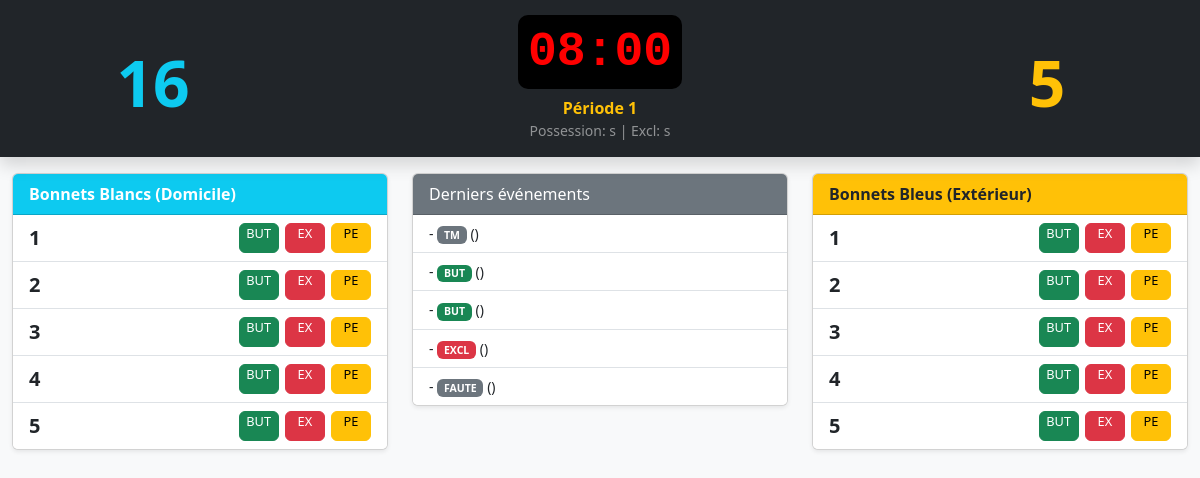
Screenshot of /match/17/ with the database file from the repository.
### gestion/models.py (models this page shows)
class Match(models.Model):
    date_match = models.DateTimeField(auto_now_add=True)
    lieu = models.CharField(max_length=100, default="Piscine")
    nom_equipe_domicile = models.CharField(max_length=100)
    equipe_domicile_origine = models.ForeignKey(Equipe, on_delete=models.SET_NULL, null=True, blank=True, related_name='matchs_dom')
    nom_equipe_exterieur = models.CharField(max_length=100)
    equipe_exterieur_origine = models.ForeignKey(Equipe, on_delete=models.SET_NULL, null=True, blank=True, related_name='matchs_ext')
    duree_periode = models.IntegerField(default=8)
    temps_possession = models.IntegerField(default=28)
    temps_exclusion = models.IntegerField(default=20)
    nb_temps_mort = models.IntegerField(default=2)
    score_domicile = models.IntegerField(default=0)
    score_exterieur = models.IntegerField(default=0)
    periode_actuelle = models.IntegerField(default=1)
    compo_validee = models.BooleanField(default=False)
    chrono_en_cours = models.BooleanField(default=False)
    temps_restant = models.IntegerField(default=480) # En secondes (8 min * 60)
    dernier_top_chrono = models.DateTimeField(null=True, blank=True)

class Participation(models.Model):
    match = models.ForeignKey(Match, on_delete=models.CASCADE, related_name="participants")
    numero_bonnet = models.IntegerField()
    nom = models.CharField(max_length=50)
    prenom = models.CharField(max_length=50)
    equipe_concernee = models.CharField(max_length=10) # 'DOM' ou 'EXT'
    est_exclu = models.BooleanField(default=False)
    fin_exclusion = models.DateTimeField(null=True, blank=True)
    nb_fautes_personnelles = models.IntegerField(default=0)
    est_exclu_definitif = models.BooleanField(default=False)

class Evenement(models.Model):
    TYPES = [
        ('BUT', 'But'),
        ('EXCL', 'Exclusion Temporaire'),
        ('EDA', 'Exclusion Définitive'),
        ('TM', 'Temps Mort')
    ]
    match = models.ForeignKey(Match, on_delete=models.CASCADE)
    joueur = models.ForeignKey(Participation, on_delete=models.SET_NULL, null=True, blank=True)
    type_action = models.CharField(max_length=10, choices=TYPES)
    equipe_attribuee = models.CharField(max_length=10, null=True)
    heure_creation = models.DateTimeField(auto_now_add=True)
    chrono_match = models.CharField(max_length=10, default="00:00")

### gestion/views.py (the view)
# urls.py: path('match/<int:match_id>/', views.tableau_bord, name='tableau_bord'),
def tableau_bord(request, match_id):
    match = get_object_or_404(Match, id=match_id)
    joueurs_dom = Participation.objects.filter(match=match, equipe_concernee='DOM').order_by('numero_bonnet')
    joueurs_ext = Participation.objects.filter(match=match, equipe_concernee='EXT').order_by('numero_bonnet')
    events = Evenement.objects.filter(match=match).order_by('-id')[:5]
    return render(request, 'gestion/tableau_bord.html', {'match': match, 'joueurs_dom': joueurs_dom, 'joueurs_ext': joueurs_ext, 'events': events})

### gestion/templates/gestion/tableau_bord.html (shortened to what this page needs)
<!DOCTYPE html>
<html lang="fr">
<head>
    <link href="https://cdn.jsdelivr.net/npm/bootstrap@5.3.0/dist/css/bootstrap.min.css" rel="stylesheet">
</head>
<body class="bg-light">
    <div class="container-fluid bg-dark text-white p-3 sticky-top shadow">
        <div class="row text-center align-items-center">
            <div class="col-3">
                <div class="score-box text-info">{{ match.score_domicile }}</div>
            </div>
            <div class="col-6">
                <span class="chrono">08:00</span>
                <div class="mt-2 text-warning fw-bold">Période {{ match.periode_actuelle }}</div>
                <div class="small text-white-50">Possession: {{ match.config.temps_possession }}s | Excl: {{ match.config.temps_exclusion }}s</div>
            </div>
            <div class="col-3">
                <div class="score-box text-warning">{{ match.score_exterieur }}</div>
            </div>
        </div>
    </div>
    <div class="container-fluid mt-3">
        <div class="row">
            <div class="col-md-4">
                <div class="card shadow-sm">
                    <div class="card-header bg-info text-white fw-bold">Bonnets Blancs (Domicile)</div>
                    <ul class="list-group list-group-flush">
                        {% for p in joueurs_dom %}
                        <li class="list-group-item d-flex justify-content-between align-items-center py-2">
                            <span class="fw-bold fs-5" style="width: 30px;">{{ p.numero_bonnet }}</span>
                            <div>
                                <a href="{% url 'ajouter_action' match.id p.id 'BUT' %}" class="btn btn-success btn-action" title="But">BUT</a>
                                <a href="{% url 'ajouter_action' match.id p.id 'EXCL' %}" class="btn btn-danger btn-action" title="Exclusion">EX</a>
                                <a href="{% url 'ajouter_action' match.id p.id 'PENALTY' %}" class="btn btn-warning btn-action" title="Penalty">PE</a>
                            </div>
                        </li>
                        {% endfor %}
                    </ul>
                </div>
            </div>
            <div class="col-md-4">
                <div class="card shadow-sm">
                    <div class="card-header bg-secondary text-white">Derniers événements</div>
                    <ul class="list-group list-group-flush small">
                        {% for event in events %}
                        <li class="list-group-item">
                            <strong>{{ event.temps_jeu_chrono }}</strong> -
                            {% if event.type_action == 'BUT' %}
                                <span class="badge bg-success">BUT</span>
                            {% elif event.type_action == 'EXCL' %}
                                <span class="badge bg-danger">EXCL</span>
                            {% else %}
                                <span class="badge bg-secondary">{{ event.type_action }}</span>
                            {% endif %}
                            {{ event.joueur.joueur.nom }} ({{ event.joueur.joueur.equipe.nom }})
                        </li>
                        {% empty %}
                        <li class="list-group-item text-muted text-center">Le match n'a pas commencé</li>
                        {% endfor %}
                    </ul>
                </div>
            </div>
            <div class="col-md-4">
                <div class="card shadow-sm">
                    <div class="card-header bg-warning text-dark fw-bold">Bonnets Bleus (Extérieur)</div>
                    <ul class="list-group list-group-flush">
                        {% for p in joueurs_ext %}
                        <li class="list-group-item d-flex justify-content-between align-items-center py-2">
                            <span class="fw-bold fs-5" style="width: 30px;">{{ p.numero_bonnet }}</span>
                            <div>
                                <a href="{% url 'ajouter_action' match.id p.id 'BUT' %}" class="btn btn-success btn-action" title="But">BUT</a>
                                <a href="{% url 'ajouter_action' match.id p.id 'EXCL' %}" class="btn btn-danger btn-action" title="Exclusion">EX</a>
                                <a href="{% url 'ajouter_action' match.id p.id 'PENALTY' %}" class="btn btn-warning btn-action" title="Penalty">PE</a>
                            </div>
                        </li>
                        {% endfor %}
                    </ul>
                </div>
            </div>
        </div>
    </div>
</body>
</html>

### gestion/templates/gestion/tableau_bord.html (style rules this page uses)
.score-box { font-size: 4rem; font-weight: bold; }
.chrono { font-family: 'Courier New', monospace; font-weight: bold; font-size: 3rem; background: black; color: red; border-radius: 10px; padding: 10px; }
.btn-action { width: 40px; height: 30px; padding: 0; font-size: 0.8rem; margin-left: 2px; }

### rows the page displays
Match: score_domicile "16", periode_actuelle "1", score_exterieur "5"
Participation: numero_bonnet "1"
Participation: numero_bonnet "2"
Participation: numero_bonnet "3"
Participation: numero_bonnet "4"
Participation: numero_bonnet "5"
Evenement: type_action "TM"
Evenement: type_action "BUT"
Evenement: type_action "BUT"
Evenement: type_action "EXCL"
Evenement: type_action "FAUTE"
Participation: numero_bonnet "1"
Participation: numero_bonnet "2"
Participation: numero_bonnet "3"
Participation: numero_bonnet "4"
Participation: numero_bonnet "5"
